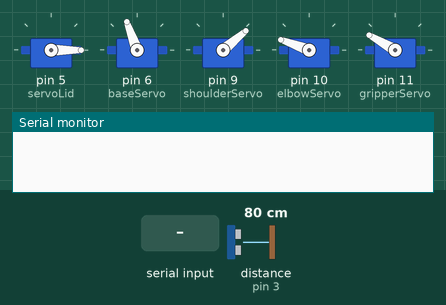
Recording of a sketch running on a simulated Arduino Uno, built with avr-gcc and run on an emulated ATmega328P. Shown: 5 × servo, the last lines printed to the serial monitor. Wiring (inferred from the names in the program): ultrasonic range finder: trigger pin 2; echo pin 3. The inputs (shaded band) are chosen by the test bench; at power-on: distance to the obstacle (sensor on pin 3) 80 cm. The echo pulse lasts 58.3 µs per cm.

Above: at 1.2 s.
1.3 s: distance to the obstacle (sensor on pin 3) set to 12 cm
2.8 s: distance to the obstacle (sensor on pin 3) set to 9 cm
At 4.0 s:
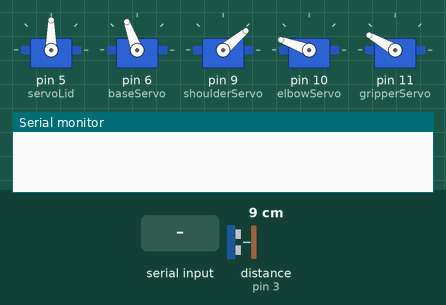
4.3 s: distance to the obstacle (sensor on pin 3) set to 18 cm
At 5.5 s:
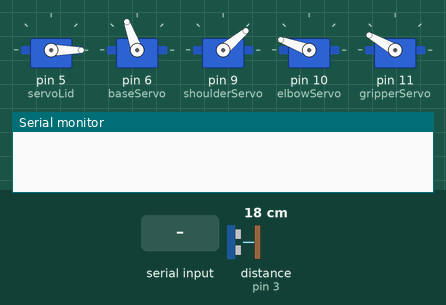
5.8 s: distance to the obstacle (sensor on pin 3) set to 2 cm
At 6.4 s:
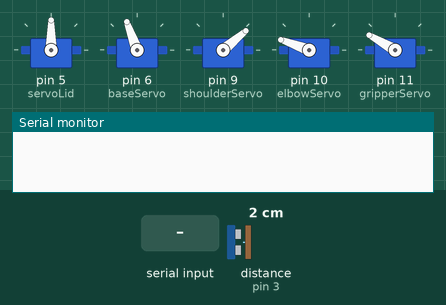
7.3 s: "BR\n" received over Serial
At 8.0 s:
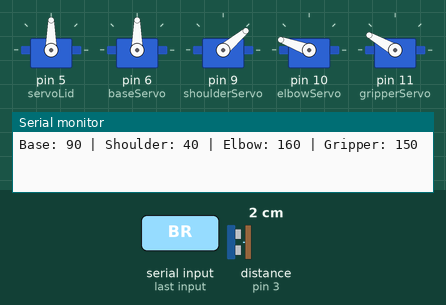
8.8 s: "SD\n" received over Serial
At 9.6 s:
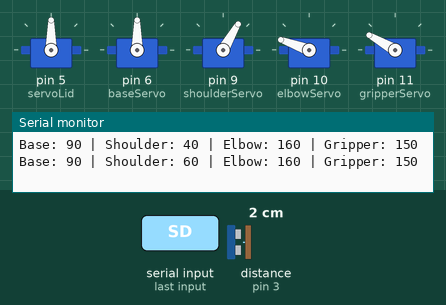
Timing chart, 0 to 11.3 s (numbered marks = the images above; inputs shaded):
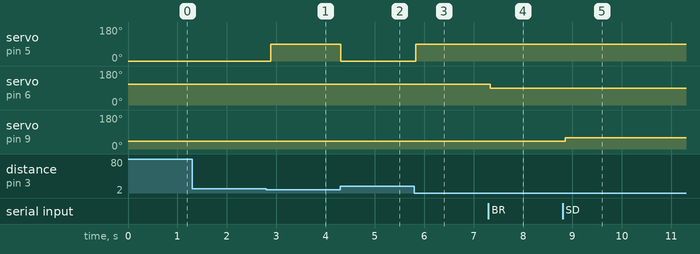

The sketch:

Robotic_Arm.ino
```cpp
#include <Servo.h>

// Smart Dustbin - Ultrasonic Sensor Pins
#define TRIG_PIN 2
#define ECHO_PIN 3

// Smart Dustbin - Lid Servo
Servo servoLid;

// Robotic Arm Servos
Servo baseServo, shoulderServo, elbowServo, gripperServo;

// Robotic Arm Servo Positions
int basePos = 110, shoulderPos = 40, elbowPos = 160, gripperPos = 150;
int stepSize = 20;

void setup() {
    Serial.begin(9600);

    // Smart Dustbin Setup
    pinMode(TRIG_PIN, OUTPUT);
    pinMode(ECHO_PIN, INPUT);
    servoLid.attach(5); // Lid servo on pin 5
    servoLid.write(0);  // Keep lid closed initially

    // Robotic Arm Setup
    baseServo.attach(6);      // Base Servo
    shoulderServo.attach(9);  // Shoulder Servo
    elbowServo.attach(10);    // Elbow Servo
    gripperServo.attach(11);  // Gripper Servo

    baseServo.write(basePos);
    shoulderServo.write(shoulderPos);
    elbowServo.write(elbowPos);
    gripperServo.write(gripperPos);
}

long getDistance() {
    digitalWrite(TRIG_PIN, LOW);
    delayMicroseconds(2);
    digitalWrite(TRIG_PIN, HIGH);
    delayMicroseconds(10);
    digitalWrite(TRIG_PIN, LOW);
    long duration = pulseIn(ECHO_PIN, HIGH);
    long distance = duration * 0.034 / 2;
    return distance;
}

void loop() {
    // --- Smart Dustbin Logic ---
    long distance = getDistance();
    if (distance < 10) {
        servoLid.write(90); // Open lid

        // --- Robotic Arm Bluetooth Control ---
        // Only works when distance < 10
        if (Serial.available()) {
            String command = Serial.readStringUntil('\n');
            command.trim();

            if (command == "BR" && basePos > 0) basePos -= stepSize;
            if (command == "BL" && basePos < 180) basePos += stepSize;
            if (command == "SD" && shoulderPos < 180) shoulderPos += stepSize;
            if (command == "SU" && shoulderPos > 0) shoulderPos -= stepSize;
            if (command == "EU" && elbowPos < 180) elbowPos += stepSize;
            if (command == "ED" && elbowPos > 0) elbowPos -= stepSize;
            if (command == "GC" && gripperPos < 150) gripperPos += stepSize;
            if (command == "GO" && gripperPos > 100) gripperPos -= stepSize;

            baseServo.write(basePos);
            shoulderServo.write(shoulderPos);
            elbowServo.write(elbowPos);
            gripperServo.write(gripperPos);

            Serial.print("Base: "); Serial.print(basePos);
            Serial.print(" | Shoulder: "); Serial.print(shoulderPos);
            Serial.print(" | Elbow: "); Serial.print(elbowPos);
            Serial.print(" | Gripper: "); Serial.println(gripperPos);
        }
    } else {
        servoLid.write(0); // Close lid
    }

    delay(100); // Small delay to avoid overload
}
```

Measured:
- the behaviour switches between 11 and 10 cm on distance to the obstacle (sensor on pin 3) (found by bisection; images 0 and 1)
- after the input at 1.3 s, every drawn part: stays the same
- after the input at 2.8 s, servo on pin 5 (servoLid): 0° → 90° after 0.09 s
- after the input at 4.3 s, servo on pin 5 (servoLid): 90° → 0° at once
- after the input at 5.8 s, servo on pin 5 (servoLid): 0° → 90° at once
- after the input at 7.3 s, servo on pin 6 (baseServo): 110° → 90° at once
- after the input at 8.8 s, servo on pin 9 (shoulderServo): 40° → 60° after 0.05 s
